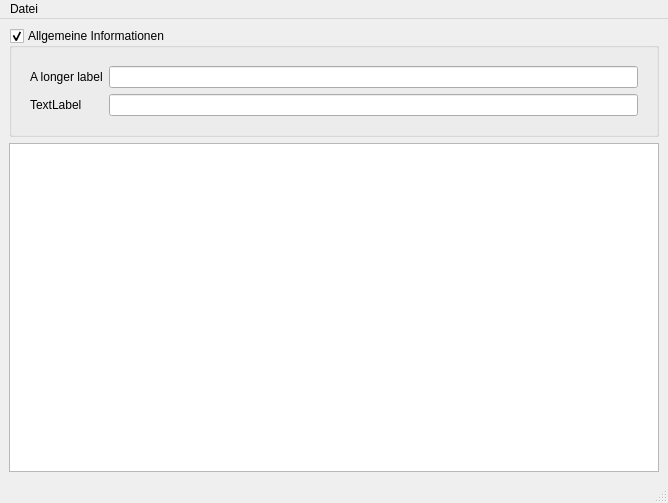
<?xml version="1.0" encoding="UTF-8"?>
<ui version="4.0">
 <class>MainWindow</class>
 <widget class="QMainWindow" name="MainWindow">
  <property name="geometry">
   <rect>
    <x>0</x>
    <y>0</y>
    <width>668</width>
    <height>503</height>
   </rect>
  </property>
  <property name="windowTitle">
   <string>DataTable Editor</string>
  </property>
  <property name="windowIcon">
   <iconset>
    <normaloff>../icons/datatable.png</normaloff>../icons/datatable.png</iconset>
  </property>
  <widget class="QWidget" name="centralwidget">
   <layout class="QVBoxLayout" name="verticalLayout_2">
    <item>
     <widget class="QGroupBox" name="groupBox">
      <property name="title">
       <string>Allgemeine Informationen</string>
      </property>
      <property name="flat">
       <bool>false</bool>
      </property>
      <property name="checkable">
       <bool>true</bool>
      </property>
      <layout class="QVBoxLayout" name="verticalLayout">
       <item>
        <widget class="QWidget" name="widget" native="true">
         <layout class="QGridLayout" name="gridLayout">
          <item row="0" column="0">
           <widget class="QLabel" name="label">
            <property name="text">
             <string>A longer label</string>
            </property>
           </widget>
          </item>
          <item row="0" column="1">
           <widget class="QLineEdit" name="lineEdit"/>
          </item>
          <item row="1" column="0">
           <widget class="QLabel" name="label_2">
            <property name="text">
             <string>TextLabel</string>
            </property>
           </widget>
          </item>
          <item row="1" column="1">
           <widget class="QLineEdit" name="lineEdit_2"/>
          </item>
         </layout>
        </widget>
       </item>
      </layout>
     </widget>
    </item>
    <item>
     <widget class="TableWidget" name="table_widget">
      <property name="sizePolicy">
       <sizepolicy hsizetype="Expanding" vsizetype="Expanding">
        <horstretch>0</horstretch>
        <verstretch>1</verstretch>
       </sizepolicy>
      </property>
     </widget>
    </item>
   </layout>
  </widget>
  <widget class="QMenuBar" name="menubar">
   <property name="geometry">
    <rect>
     <x>0</x>
     <y>0</y>
     <width>668</width>
     <height>20</height>
    </rect>
   </property>
   <widget class="QMenu" name="menu_file">
    <property name="title">
     <string>Datei</string>
    </property>
    <addaction name="action_open"/>
    <addaction name="action_save"/>
    <addaction name="action_save_as"/>
   </widget>
   <addaction name="menu_file"/>
  </widget>
  <widget class="QStatusBar" name="statusbar"/>
  <action name="action_open">
   <property name="text">
    <string>Öffnen</string>
   </property>
   <property name="toolTip">
    <string>Öffnen</string>
   </property>
   <property name="statusTip">
    <string/>
   </property>
   <property name="shortcut">
    <string>Ctrl+O</string>
   </property>
  </action>
  <action name="action_save">
   <property name="text">
    <string>Speichern</string>
   </property>
   <property name="shortcut">
    <string>Ctrl+S</string>
   </property>
  </action>
  <action name="action_save_as">
   <property name="text">
    <string>Speichern unter</string>
   </property>
   <property name="shortcut">
    <string>Ctrl+Shift+S</string>
   </property>
  </action>
 </widget>
 <customwidgets>
  <customwidget>
   <class>TableWidget</class>
   <extends>QTableWidget</extends>
   <header>table.py</header>
  </customwidget>
 </customwidgets>
 <resources/>
 <connections>
  <connection>
   <sender>groupBox</sender>
   <signal>toggled(bool)</signal>
   <receiver>widget</receiver>
   <slot>setVisible(bool)</slot>
   <hints>
    <hint type="sourcelabel">
     <x>50</x>
     <y>37</y>
    </hint>
    <hint type="destinationlabel">
     <x>233</x>
     <y>66</y>
    </hint>
   </hints>
  </connection>
 </connections>
</ui>
